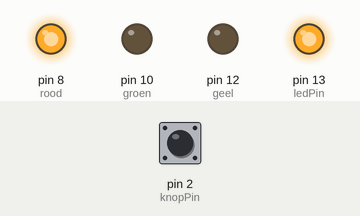
Simulated run of this sketch. Board: Arduino Uno, built with avr-gcc and run on an emulated ATmega328P. On the bench: output pins drawn as LEDs (lit = HIGH). Inputs (shaded band) come from the test bench; at power-on: pin 2 (knopPin) LOW.

Above: at 1.2 s.
1.3 s: pin 2 (knopPin) pulled HIGH for 0.15 s
At 1.37 s:
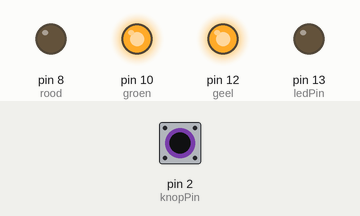
2.9 s: pin 2 (knopPin) pulled HIGH for 3.2 s
At 6.4 s:
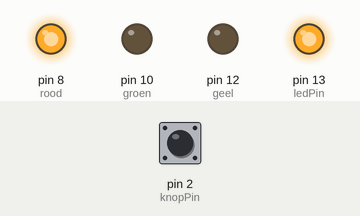
Timing chart, 0 to 7.9 s (numbered marks = the images above; inputs shaded):
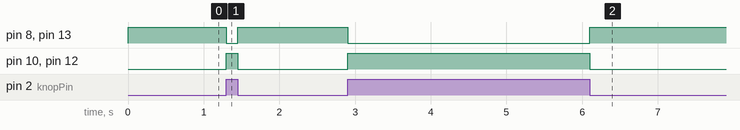

Measured:
- after the input at 1.3 s, pin 8 (rood), pin 13 (ledPin): HIGH → LOW at once, → HIGH 0.15 s later; pin 10 (groen), pin 12 (geel): LOW → HIGH at once, → LOW 0.15 s later
- after the input at 2.9 s, pin 8 (rood), pin 13 (ledPin): HIGH → LOW at once, → HIGH 3.2 s later; pin 10 (groen), pin 12 (geel): LOW → HIGH at once, → LOW 3.2 s later

The sketch:

Knop_if_else.ino
```cpp
int knopPin = 2;
int ledPin = 13;
int toestandKnop = 0;
int geel = 12;
int groen = 10;
int rood = 8;

void setup() {
pinMode(ledPin, OUTPUT);
pinMode(knopPin, INPUT);
pinMode(geel, OUTPUT);
pinMode(groen, OUTPUT);
pinMode(rood,OUTPUT);
}

void loop() {
toestandKnop = digitalRead(knopPin);
if (toestandKnop == HIGH) {
 // delay(10000);
  digitalWrite(ledPin, LOW);
digitalWrite(geel, HIGH);
digitalWrite(groen, HIGH);
digitalWrite(rood, LOW);
}


else {

  digitalWrite(ledPin, HIGH);
digitalWrite(groen, LOW);
 digitalWrite(geel, LOW);
  digitalWrite(rood, HIGH);
  }
}
```
